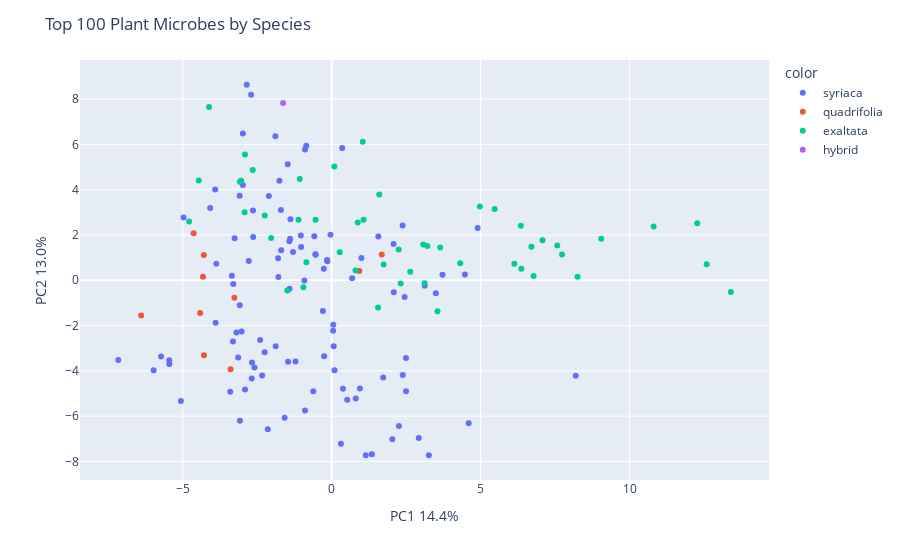

Notebook source saved alongside this figure:
### Code cell
X = pivoted_df[top_100.index]

pca = PCA(n_components=2)
components = pca.fit_transform(X)

fig = px.scatter(components, x=0, y=1, color=pivoted_df['species'])
fig.update_layout(
    title = "Top 100 Plant Microbes by Species",
    xaxis_title="PC1 " + str(round(100*pca.explained_variance_ratio_[0], 1)) + '%',
    yaxis_title="PC2 " + str(round(100*pca.explained_variance_ratio_[1], 1)) + '%')
fig.show()

### Figure 1 — Plotly figure (JSON) as saved in the notebook; plotly's stock layout.template omitted (floating-point values rounded to 4 significant figures)
{"data": [{"hovertemplate": "color=syriaca<br>0=%{x}<br>1=%{y}<extra></extra>", "legendgroup": "syriaca", "marker": {"color": "#636efa", "symbol": "circle"}, "mode": "markers", "name": "syriaca", "orientation": "v", "showlegend": true, "type": "scatter", "x": [-3.912, -2.641, -1.415, -0.1547, -2.706, -4.081, -1.755, -1.036, 0.352, -2.984, -1.026, -3.897, -1.799, -4.972, -1.421, -3.302, -0.1476, 1.566, -0.5834, -2.852, 0.3097, -5.453, -3.316, -0.2532, -0.9173, -3.086, -3.024, -0.6175, 0.5217, 0.04794, -5.451, -2.336, -0.2646, -3.089, -1.704, -0.8947, -1.384, 1.349, -1.215, -0.5395, -0.8956, -3.874, 2.077, 2.381, 2.257, -0.8548, -2.984, 3.72, -0.5459, -1.298, -0.04011, 0.8083, -1.89, -5.729, -3.199, 3.262, -2.146, -2.251, 2.037, 4.472, -2.908, 1.729, 2.386, -1.696, -1.399, 3.496, -3.14, 2.493, 0.9468, 0.06591, -2.591, -1.58, 1.144, -2.674, 0.05234, -1.79, 0.09459, -2.784, -1.881, 0.9963, 4.598, 0.6864, -2.684, -2.109, -2.635, 4.899, 2.495, 8.194, -0.2968, 2.084, -3.407, -5.062, -7.167, 2.922, -2.403, 3.123, -1.464, -5.979, -1.476, 2.448, -3.081, -3.259, -3.354, 0.3784], "xaxis": "x", "y": [4.009, 3.078, -0.3788, 0.8998, 8.187, 3.191, 4.395, 1.975, 5.844, 6.482, 1.465, -1.876, 0.9738, 2.773, 1.725, -0.1695, 0.8368, 1.938, 1.944, 8.632, -7.215, -3.529, -2.708, -3.353, -0.01415, -1.098, -2.259, -4.898, -5.279, -2.227, -3.694, -4.2, 0.5036, 3.735, 3.104, 5.77, 2.699, -7.678, -3.591, 1.131, -5.746, 0.725, 1.603, 2.417, -6.439, 5.941, 4.209, 0.2404, 1.151, 1.248, 2.007, -5.215, 6.356, -3.368, -2.311, -7.725, -6.578, -3.182, -7.024, 0.2536, -4.821, -4.291, -4.187, 1.33, 1.831, -0.568, -3.411, -3.431, -4.778, -2.908, -3.854, -6.072, -7.722, -3.625, -1.965, 0.1415, -3.969, 0.8488, -2.911, 0.9778, -6.317, 0.08836, -4.341, 3.724, 1.915, 2.305, -4.9, -4.213, -1.352, -0.5314, -4.917, -5.335, -3.515, -6.963, -2.635, -0.2416, -3.602, -3.967, 5.125, -0.74, -6.199, 1.859, 0.196, -4.793], "yaxis": "y"}, {"hovertemplate": "color=quadrifolia<br>0=%{x}<br>1=%{y}<extra></extra>", "legendgroup": "quadrifolia", "marker": {"color": "#EF553B", "symbol": "circle"}, "mode": "markers", "name": "quadrifolia", "orientation": "v", "showlegend": true, "type": "scatter", "x": [0.9262, -4.293, -6.397, -4.321, -4.636, -3.267, -4.415, 1.681, -3.396, -4.286], "xaxis": "x", "y": [0.4053, 1.117, -1.552, 0.158, 2.077, -0.7724, -1.45, 1.137, -3.925, -3.306], "yaxis": "y"}, {"hovertemplate": "color=exaltata<br>0=%{x}<br>1=%{y}<extra></extra>", "legendgroup": "exaltata", "marker": {"color": "#00cc96", "symbol": "circle"}, "mode": "markers", "name": "exaltata", "orientation": "v", "showlegend": true, "type": "scatter", "x": [4.317, -4.787, -2.034, 1.743, -2.924, -4.464, -0.5408, 3.553, 0.8736, 6.35, -0.8494, 5.471, -1.113, -2.247, -3.082, -1.491, -2.911, -4.118, -3.038, -2.651, 0.08818, 1.044, 1.596, -1.074, 10.81, 7.077, 0.8003, 7.732, 3.642, 2.249, 0.2694, 8.254, 2.316, -0.9509, 6.776, 6.705, 3.074, 1.067, 3.21, 6.132, 1.558, 6.367, 12.59, 12.27, 4.975, 2.636, 13.4, 7.572, 9.05, 3.118], "xaxis": "x", "y": [0.746, 2.593, 1.869, 0.6979, 3.003, 4.406, 2.669, -1.368, 2.555, 2.409, 0.7971, 3.149, 2.667, 2.865, 4.345, -0.4488, 5.55, 7.649, 4.389, 4.864, 5.021, 6.114, 3.791, 4.467, 2.378, 1.767, 0.4335, 1.136, 1.443, 1.36, 1.241, 0.1582, -0.1372, -0.307, 0.1932, 1.484, 1.578, 2.675, 1.516, 0.7279, -1.203, 0.5125, 0.7075, 2.514, 3.255, 0.3734, -0.5148, 1.533, 1.837, -0.1262], "yaxis": "y"}, {"hovertemplate": "color=hybrid<br>0=%{x}<br>1=%{y}<extra></extra>", "legendgroup": "hybrid", "marker": {"color": "#ab63fa", "symbol": "circle"}, "mode": "markers", "name": "hybrid", "orientation": "v", "showlegend": true, "type": "scatter", "x": [-1.633], "xaxis": "x", "y": [7.827], "yaxis": "y"}], "layout": {"legend": {"title": {"text": "color"}, "tracegroupgap": 0}, "margin": {"t": 60}, "title": {"text": "Top 100 Plant Microbes by Species"}, "xaxis": {"anchor": "y", "domain": [0, 1], "title": {"text": "PC1 14.4%"}}, "yaxis": {"anchor": "x", "domain": [0, 1], "title": {"text": "PC2 13.0%"}}}}
